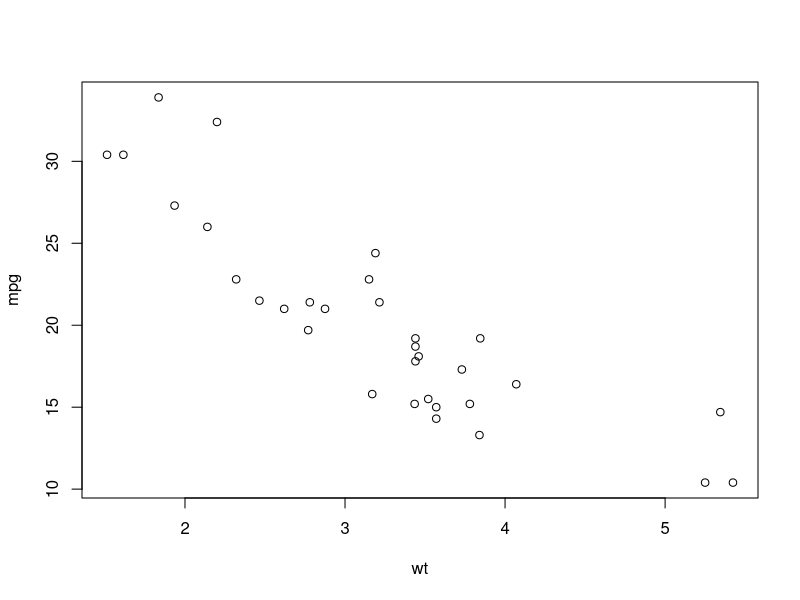
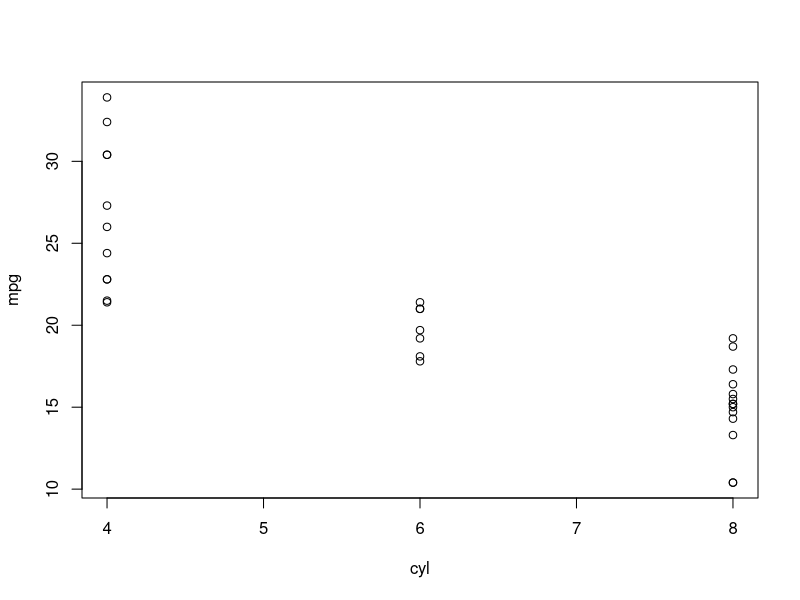
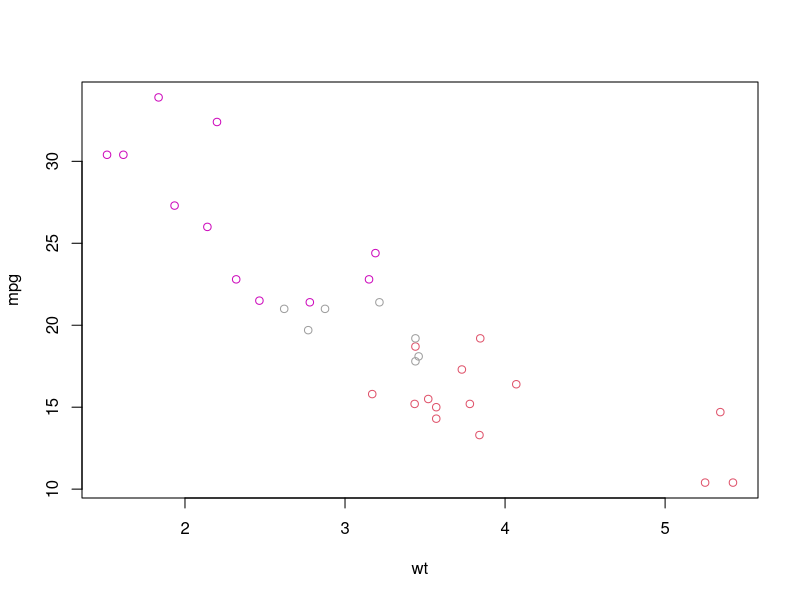
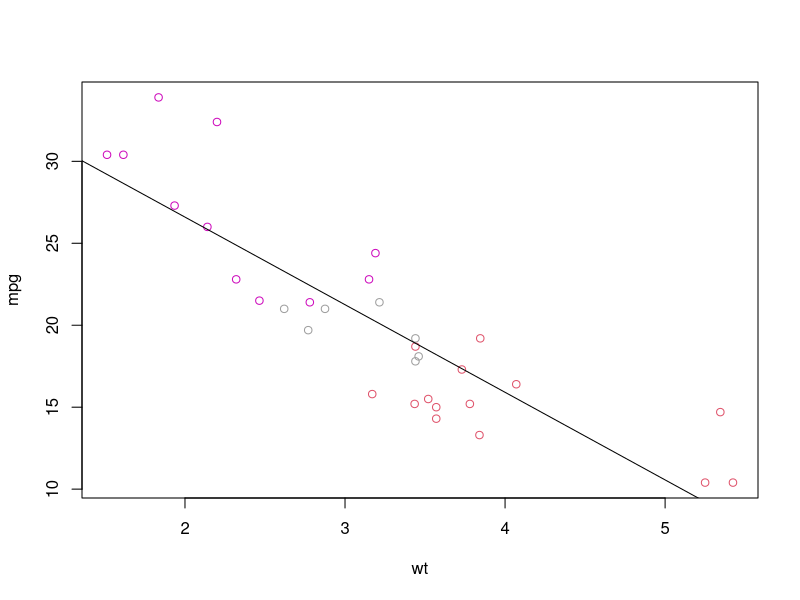

Write R code to recreate these figures, in order.
#Exercise from Lecture 10
#Predicting fuel efficiency
data(mtcars)
head(mtcars)
plot(mpg~wt, data=mtcars)
plot(mpg~cyl, data=mtcars)
plot(mpg~wt, data=mtcars, col=cyl+2) #Using some other colour

#Simple linear model
model1 <- lm(mpg~wt, data=mtcars)
summary(model1)
plot(mpg~wt, col= cyl+2, data=mtcars)
abline(model1)

#multiple Regression model
model2 <- lm(mpg~wt + hp + am, data=mtcars)
summary(model2)

model3 <- lm(mpg~wt + hp, data=mtcars)
summary(model3)
